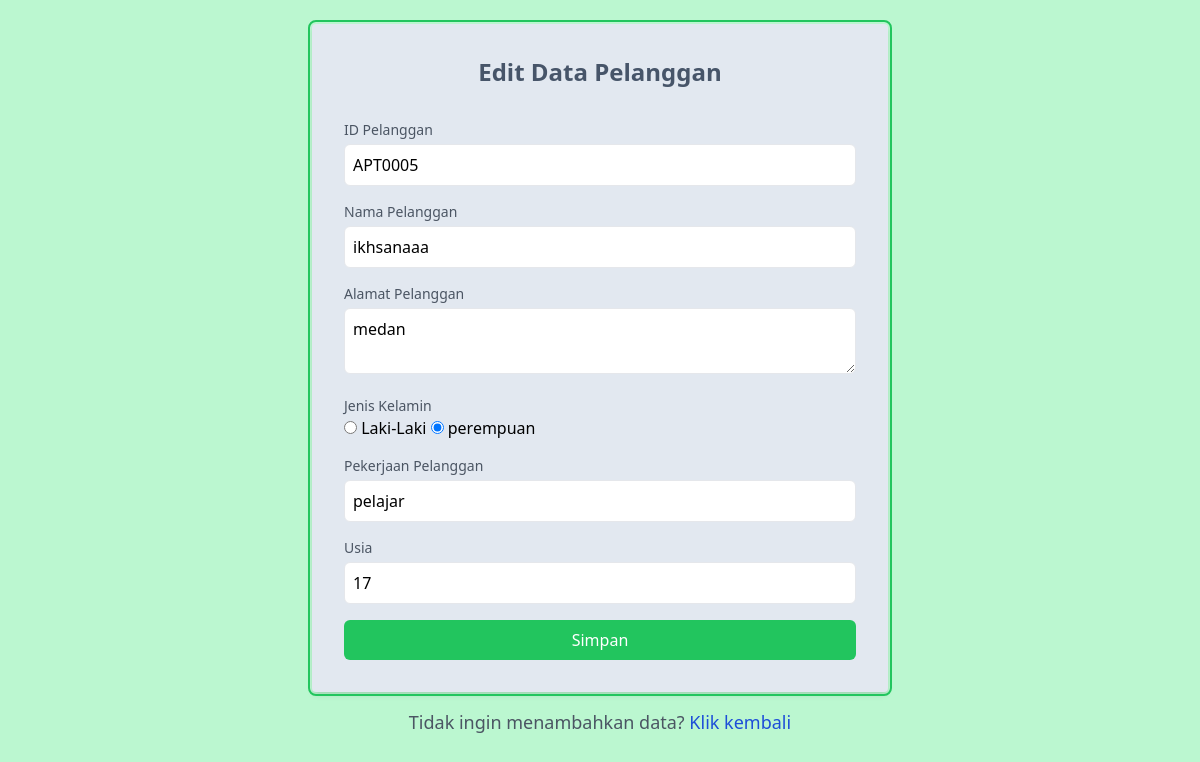
/build/pages/function/editpelanggan.php?id=APT0005 (signed in), run on the app's committed database.
### tables this page shows
CREATE TABLE `pelanggan` (
  `id_pelanggan` char(10) NOT NULL DEFAULT 'APTK',
  `nama_pelanggan` varchar(255) DEFAULT NULL,
  `alamat` varchar(255) DEFAULT NULL,
  `jenis_kelamin` enum('laki-laki','perempuan') DEFAULT NULL,
  `pekerjaan` varchar(50) DEFAULT NULL,
  `usia` int(3) DEFAULT NULL
);

### build/pages/function/editpelanggan.php (the view, shortened to what this page needs)
<!DOCTYPE html>
<html lang="en">
<head>
    <script src="https://cdn.tailwindcss.com"></script>
</head>
<body class="bg-green-200 p-6">
    <?php
    include 'koneksi.php';
    $id = $_GET['id'];
    $data = mysqli_query($conn, "select * from pelanggan where id_pelanggan= '$id'");
    while ($row = mysqli_fetch_array($data)) {
    ?>
        <div class="max-w-xl mx-auto  rounded p-8 shadow-md outline outline-2  outline-offset-2 outline-green-500 bg-slate-200">
            <h2 class="text-2xl font-bold mb-8 text-slate-600 text-center ">Edit Data Pelanggan</h2>
            <form action="proseseditpelanggan.php" method="post" class="space-y-4 ">
                <div>
                    <label for="id" class="block text-sm font-medium text-gray-600">ID Pelanggan</label>
                    <input type="text" id="id_pelanggan" name="id" value="<?php echo $row['id_pelanggan']; ?>" class="mt-1 p-2 w-full border rounded-md " readonly>
                </div>
                <div>
                    <label for="nama" class="block text-sm font-medium text-gray-600">Nama Pelanggan</label>
                    <input type="text" id="nama_pelanggan" name="nama" value="<?php echo $row['nama_pelanggan']; ?>" class="mt-1 p-2 w-full border rounded-md">
                </div>
                <div>
                    <label for="alamat" class="block text-sm font-medium text-gray-600">Alamat Pelanggan</label>
                    <textarea id="alamat_pelanggan" name="alamat" value="<?php echo $row['id_pelanggan']; ?>" class="mt-1 p-2 w-full border rounded-md"><?php echo $row['alamat']; ?></textarea>
                </div>
                <div>
                    <label for="jenis_kelamin" class="block text-sm font-medium text-gray-600">Jenis Kelamin</label>
                    <input type="radio" name="jenis_kelamin" value="laki-laki" <?php if ($row['jenis_kelamin'] == 'laki-laki')
                                                                                    echo 'checked'; ?>> Laki-Laki
                    <input type="radio" name="jenis_kelamin" value="perempuan" <?php if ($row['jenis_kelamin'] == 'perempuan')
                                                                                    echo 'checked'; ?>> perempuan
                </div>
                <div>
                    <label for="pekerjaan" class="block text-sm font-medium text-gray-600">Pekerjaan Pelanggan</label>
                    <input type="text" id="pekerjaan_pelanggan" name="pekerjaan" value="<?php echo $row['pekerjaan']; ?>" class="mt-1 p-2 w-full border rounded-md">
                </div>
                <div>
                    <label for="usia" class="block text-sm font-medium text-gray-600">Usia</label>
                    <input type="number" id="usia" name="usia" value="<?php echo $row['usia']; ?>" class="mt-1 p-2 w-full border rounded-md">
                </div>
                <div>
                    <button type="submit" class="w-full bg-green-500 text-white p-2 rounded-md hover:bg-green-700">Simpan</button>
                </div>
            </form>
        </div>
        <p class="mt-4 text-lg text-gray-600 text-center">Tidak ingin menambahkan data? <a href="../datapelanggan.php" class="text-blue-700 no-underline hover:underline">Klik kembali</a></p>
</body>
<?php
    }
?>
</html>

### data on the page
pelanggan: id "APT0005", nama "ikhsanaaa", alamat "medan", jenis_kelamin "☑", pekerjaan "pelajar", usia "17"
